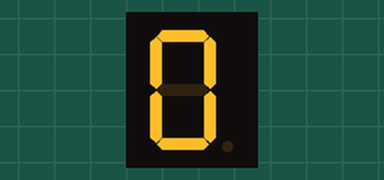
This sketch was run on a simulated Arduino Uno, built with avr-gcc and run on an emulated ATmega328P. On the bench: 1-digit seven-segment display. Wiring (inferred from the names in the program): 1-digit 7-segment display, segments lit when HIGH: segments pin 12, pin 11, pin 10, pin 9, pin 8, pin 7, pin 6. The segment pins are drawn as the display they are named for.

Above: at 0.1 s.
At 1.1 s:
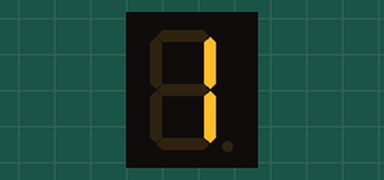
At 2.1 s:
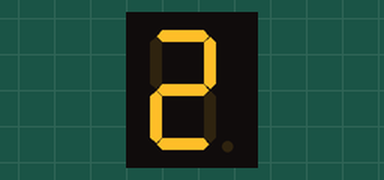
At 3.1 s:
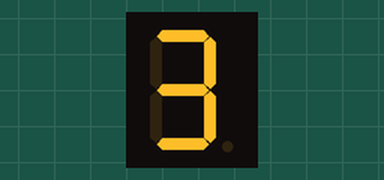
At 4.1 s:
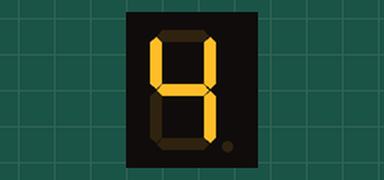

The sketch:

Practica_2.ino
```cpp
//***** ELEKTRONICA PROJECT ************
// ********* CURSO BASICO DE ARDUINO *********

/* Practica 2 El problema es encender el display
del 0 al 4 de forma continua con retardo de 1
segundo, utilizar los pines   12…6. . */

int SEG_A = 12;  //Pin12 nombrado como SEG_A del display
int SEG_B = 11;  //Pin10 nombrado como SEG_B del display
int SEG_C = 10;  //Pin11 nombrado como SEG_C del display
int SEG_D = 9;   //Pin9 nombrado como SEG_D del display
int SEG_E = 8;   //Pin8 nombrado como SEG_E del display
int SEG_F = 7;   //Pin7 nombrado como SEG_F del display
int SEG_G = 6;   //Pin6 nombrado como SEG_G del display

// la función de configuración se ejecuta una vez al pulsar reinicio
void setup() {

  pinMode(12, OUTPUT);  // Inicia el Pin12 como salida
  pinMode(11, OUTPUT);  // Inicia el Pin11 como salida
  pinMode(10, OUTPUT);  // Inicia el Pin10 como salida
  pinMode(9, OUTPUT);   // Inicia el Pin9 como salida
  pinMode(8, OUTPUT);   // Inicia el Pin8 como salida
  pinMode(7, OUTPUT);   // Inicia el Pin7 como salida
  pinMode(6, OUTPUT);   // Inicia el Pin6 como salida
}

// la función de bucle se ejecuta una y otra vez para siempre
void loop() {
  // Numero 0
  digitalWrite(SEG_A, HIGH);   // Encender
  digitalWrite(SEG_B, HIGH);   // Encender
  digitalWrite(SEG_C, HIGH);   // Encender
  digitalWrite(SEG_D, HIGH);   // Encender
  digitalWrite(SEG_E, HIGH);   // Encender
  digitalWrite(SEG_F, HIGH);   // Encender
  digitalWrite(SEG_G, LOW);   //  Apagar
  delay(1000);                // Retardo 1 segundo

   // Numero 1
  digitalWrite(SEG_A, LOW);   //  Apagar
  digitalWrite(SEG_B, HIGH);   // Encender
  digitalWrite(SEG_C, HIGH);   // Encender
  digitalWrite(SEG_D, LOW);   //  Apagar
  digitalWrite(SEG_E, LOW);   //  Apagar
  digitalWrite(SEG_F, LOW);   //  Apagar
  digitalWrite(SEG_G, LOW);   //  Apagar
  delay(1000);                // Retardo 1 segundo

    // Numero 2
  digitalWrite(SEG_A, HIGH);   // Encender
  digitalWrite(SEG_B, HIGH);   // Encender
  digitalWrite(SEG_C, LOW);   //  Apagar
  digitalWrite(SEG_D, HIGH);   // Encender
  digitalWrite(SEG_E, HIGH);   // Encender
  digitalWrite(SEG_F, LOW);   //  Apagar
  digitalWrite(SEG_G, HIGH);   // Encender
  delay(1000);                // Retardo 1 segundo

    // Numero 3
  digitalWrite(SEG_A, HIGH);   // Encender
  digitalWrite(SEG_B, HIGH);   // Encender
  digitalWrite(SEG_C, HIGH);   // Encender
  digitalWrite(SEG_D, HIGH);   // Encender
  digitalWrite(SEG_E, LOW);   //  Apagar
  digitalWrite(SEG_F, LOW);   //  Apagar
  digitalWrite(SEG_G, HIGH);   // Encender
  delay(1000);                // Retardo 1 segundo

      // Numero 4
  digitalWrite(SEG_A, LOW);   // Encender
  digitalWrite(SEG_B, HIGH);   // Encender
  digitalWrite(SEG_C, HIGH);   // Encender
  digitalWrite(SEG_D, LOW);   //  Apagar
  digitalWrite(SEG_E, LOW);   // Apagar
  digitalWrite(SEG_F, HIGH);   // Encender
  digitalWrite(SEG_G, HIGH);   // Encender
  delay(1000);                // Retardo 1 segundo

   }
```

Measured:
- by itself, everything shown: repeats every 5.0 s, in 5 steps
- what the display in image 1 shows lasts 1.0 s, from 1.0 s to 2.0 s
